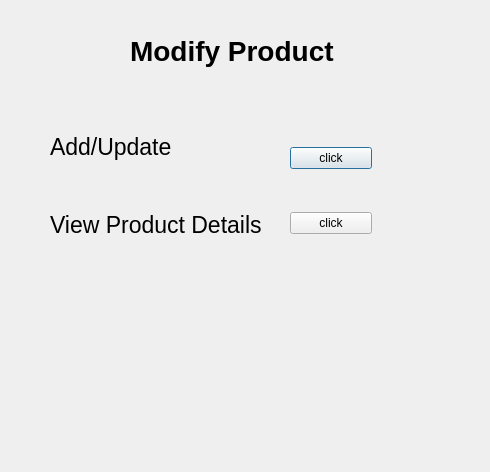
<?xml version="1.0" encoding="UTF-8"?>
<ui version="4.0">
 <class>modifyproduct</class>
 <widget class="QDialog" name="modifyproduct">
  <property name="geometry">
   <rect>
    <x>0</x>
    <y>0</y>
    <width>490</width>
    <height>472</height>
   </rect>
  </property>
  <property name="windowTitle">
   <string>Dialog</string>
  </property>
  <widget class="QLabel" name="label">
   <property name="geometry">
    <rect>
     <x>130</x>
     <y>30</y>
     <width>241</width>
     <height>41</height>
    </rect>
   </property>
   <property name="font">
    <font>
     <pointsize>21</pointsize>
     <bold>true</bold>
    </font>
   </property>
   <property name="text">
    <string>Modify Product</string>
   </property>
  </widget>
  <widget class="QWidget" name="layoutWidget_2">
   <property name="geometry">
    <rect>
     <x>50</x>
     <y>110</y>
     <width>231</width>
     <height>151</height>
    </rect>
   </property>
   <layout class="QVBoxLayout" name="verticalLayout">
    <item>
     <widget class="QLabel" name="label_2">
      <property name="font">
       <font>
        <pointsize>17</pointsize>
       </font>
      </property>
      <property name="text">
       <string>Add/Update</string>
      </property>
     </widget>
    </item>
    <item>
     <widget class="QLabel" name="label_4">
      <property name="font">
       <font>
        <pointsize>17</pointsize>
       </font>
      </property>
      <property name="text">
       <string>View Product Details</string>
      </property>
     </widget>
    </item>
   </layout>
  </widget>
  <widget class="QWidget" name="layoutWidget">
   <property name="geometry">
    <rect>
     <x>290</x>
     <y>110</y>
     <width>82</width>
     <height>161</height>
    </rect>
   </property>
   <layout class="QVBoxLayout" name="verticalLayout_2">
    <item>
     <widget class="QPushButton" name="pushButtonadd">
      <property name="text">
       <string>click</string>
      </property>
     </widget>
    </item>
    <item>
     <widget class="QPushButton" name="pushButtonview">
      <property name="text">
       <string>click</string>
      </property>
     </widget>
    </item>
   </layout>
  </widget>
 </widget>
 <resources/>
 <connections/>
</ui>
